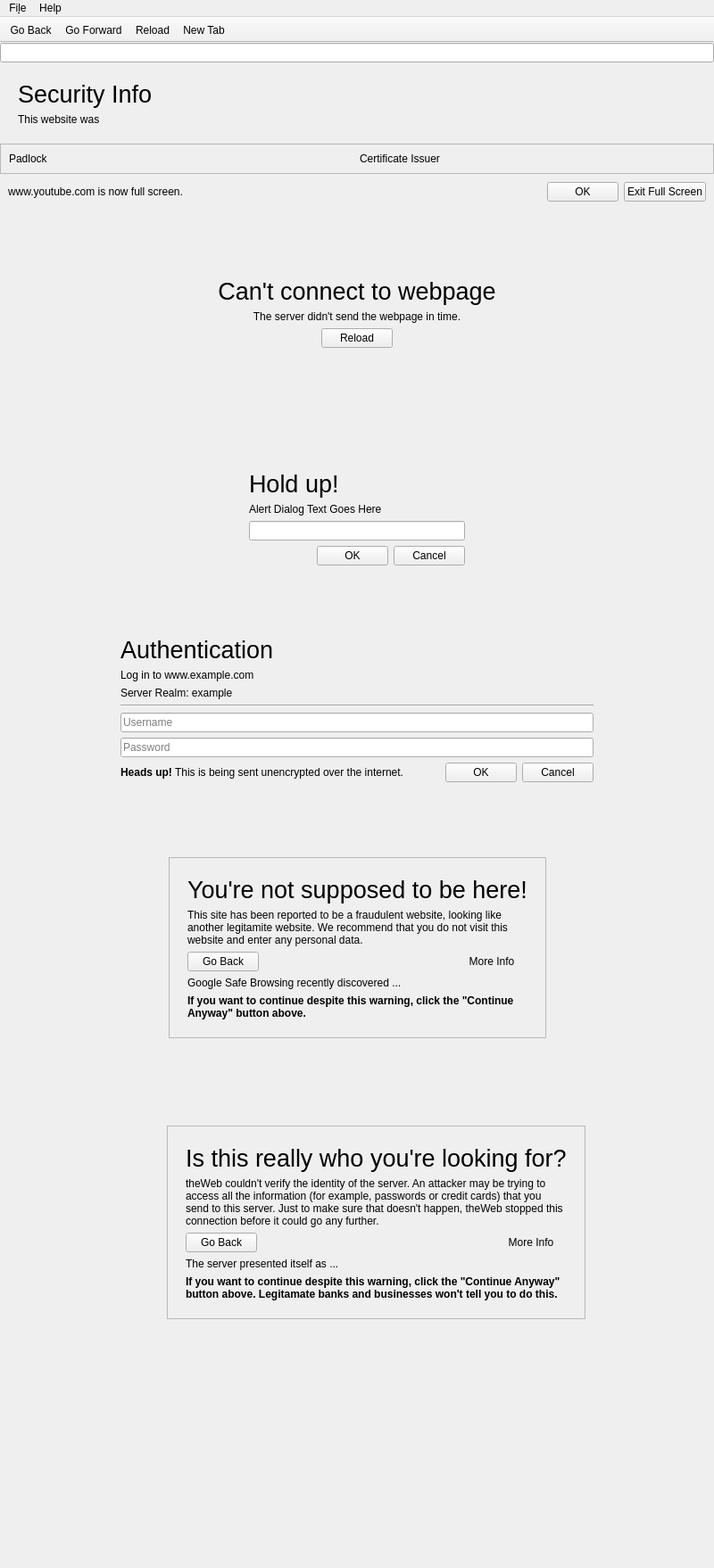
<?xml version="1.0" encoding="UTF-8"?>
<ui version="4.0">
 <class>MainWindow</class>
 <widget class="QMainWindow" name="MainWindow">
  <property name="geometry">
   <rect>
    <x>0</x>
    <y>0</y>
    <width>800</width>
    <height>1758</height>
   </rect>
  </property>
  <property name="windowTitle">
   <string>theWeb</string>
  </property>
  <property name="windowIcon">
   <iconset resource="resources.qrc">
    <normaloff>:/icons/icon</normaloff>:/icons/icon</iconset>
  </property>
  <widget class="QWidget" name="centralwidget">
   <layout class="QVBoxLayout" name="verticalLayout">
    <property name="spacing">
     <number>0</number>
    </property>
    <property name="leftMargin">
     <number>0</number>
    </property>
    <property name="topMargin">
     <number>0</number>
    </property>
    <property name="rightMargin">
     <number>0</number>
    </property>
    <property name="bottomMargin">
     <number>0</number>
    </property>
    <item>
     <widget class="SpaceSearchBox" name="spaceSearch"/>
    </item>
    <item>
     <widget class="QFrame" name="securityInfoFrame">
      <property name="frameShape">
       <enum>QFrame::NoFrame</enum>
      </property>
      <property name="frameShadow">
       <enum>QFrame::Raised</enum>
      </property>
      <layout class="QVBoxLayout" name="verticalLayout_7">
       <property name="leftMargin">
        <number>20</number>
       </property>
       <property name="topMargin">
        <number>20</number>
       </property>
       <property name="rightMargin">
        <number>20</number>
       </property>
       <property name="bottomMargin">
        <number>20</number>
       </property>
       <item>
        <widget class="QLabel" name="label_4">
         <property name="font">
          <font>
           <pointsize>20</pointsize>
          </font>
         </property>
         <property name="text">
          <string>Security Info</string>
         </property>
        </widget>
       </item>
       <item>
        <widget class="QLabel" name="securityText">
         <property name="text">
          <string>This website was </string>
         </property>
         <property name="wordWrap">
          <bool>true</bool>
         </property>
        </widget>
       </item>
      </layout>
     </widget>
    </item>
    <item>
     <widget class="ClickableFrame" name="securityFrame">
      <property name="autoFillBackground">
       <bool>true</bool>
      </property>
      <property name="styleSheet">
       <string notr="true"/>
      </property>
      <property name="frameShape">
       <enum>QFrame::StyledPanel</enum>
      </property>
      <property name="frameShadow">
       <enum>QFrame::Raised</enum>
      </property>
      <layout class="QHBoxLayout" name="horizontalLayout_6">
       <item>
        <widget class="QLabel" name="securityPadlock">
         <property name="text">
          <string>Padlock</string>
         </property>
        </widget>
       </item>
       <item>
        <widget class="QLabel" name="securityEVName">
         <property name="sizePolicy">
          <sizepolicy hsizetype="Preferred" vsizetype="Preferred">
           <horstretch>0</horstretch>
           <verstretch>0</verstretch>
          </sizepolicy>
         </property>
         <property name="text">
          <string>Certificate Issuer</string>
         </property>
        </widget>
       </item>
      </layout>
     </widget>
    </item>
    <item>
     <widget class="QFrame" name="warningFrame">
      <property name="sizePolicy">
       <sizepolicy hsizetype="Preferred" vsizetype="Fixed">
        <horstretch>0</horstretch>
        <verstretch>0</verstretch>
       </sizepolicy>
      </property>
      <property name="frameShape">
       <enum>QFrame::NoFrame</enum>
      </property>
      <property name="frameShadow">
       <enum>QFrame::Raised</enum>
      </property>
      <layout class="QHBoxLayout" name="horizontalLayout_2">
       <item>
        <widget class="QLabel" name="warningLabel">
         <property name="sizePolicy">
          <sizepolicy hsizetype="Expanding" vsizetype="Preferred">
           <horstretch>0</horstretch>
           <verstretch>0</verstretch>
          </sizepolicy>
         </property>
         <property name="text">
          <string>www.youtube.com is now full screen.</string>
         </property>
        </widget>
       </item>
       <item>
        <widget class="QPushButton" name="warningOk">
         <property name="text">
          <string>OK</string>
         </property>
         <property name="icon">
          <iconset theme="dialog-ok">
           <normaloff>.</normaloff>.</iconset>
         </property>
        </widget>
       </item>
       <item>
        <widget class="QPushButton" name="warningCancel">
         <property name="text">
          <string>Exit Full Screen</string>
         </property>
         <property name="icon">
          <iconset theme="dialog-cancel">
           <normaloff>.</normaloff>.</iconset>
         </property>
        </widget>
       </item>
      </layout>
     </widget>
    </item>
    <item>
     <widget class="QFrame" name="errorFrame">
      <property name="frameShape">
       <enum>QFrame::NoFrame</enum>
      </property>
      <property name="frameShadow">
       <enum>QFrame::Raised</enum>
      </property>
      <layout class="QVBoxLayout" name="verticalLayout_2">
       <item>
        <spacer name="verticalSpacer">
         <property name="orientation">
          <enum>Qt::Vertical</enum>
         </property>
         <property name="sizeHint" stdset="0">
          <size>
           <width>20</width>
           <height>40</height>
          </size>
         </property>
        </spacer>
       </item>
       <item>
        <widget class="QLabel" name="errorTitle">
         <property name="font">
          <font>
           <pointsize>20</pointsize>
          </font>
         </property>
         <property name="text">
          <string>Can't connect to webpage</string>
         </property>
         <property name="alignment">
          <set>Qt::AlignCenter</set>
         </property>
        </widget>
       </item>
       <item>
        <widget class="QLabel" name="errorText">
         <property name="text">
          <string>The server didn't send the webpage in time.</string>
         </property>
         <property name="alignment">
          <set>Qt::AlignCenter</set>
         </property>
         <property name="wordWrap">
          <bool>true</bool>
         </property>
        </widget>
       </item>
       <item>
        <layout class="QHBoxLayout" name="horizontalLayout">
         <item>
          <spacer name="horizontalSpacer">
           <property name="orientation">
            <enum>Qt::Horizontal</enum>
           </property>
           <property name="sizeHint" stdset="0">
            <size>
             <width>40</width>
             <height>20</height>
            </size>
           </property>
          </spacer>
         </item>
         <item>
          <widget class="QPushButton" name="reloadErrorButton">
           <property name="text">
            <string>Reload</string>
           </property>
           <property name="icon">
            <iconset theme="view-refresh">
             <normaloff>.</normaloff>.</iconset>
           </property>
          </widget>
         </item>
         <item>
          <spacer name="horizontalSpacer_2">
           <property name="orientation">
            <enum>Qt::Horizontal</enum>
           </property>
           <property name="sizeHint" stdset="0">
            <size>
             <width>40</width>
             <height>20</height>
            </size>
           </property>
          </spacer>
         </item>
        </layout>
       </item>
       <item>
        <spacer name="verticalSpacer_2">
         <property name="orientation">
          <enum>Qt::Vertical</enum>
         </property>
         <property name="sizeHint" stdset="0">
          <size>
           <width>20</width>
           <height>40</height>
          </size>
         </property>
        </spacer>
       </item>
      </layout>
     </widget>
    </item>
    <item>
     <widget class="QFrame" name="JsDialogFrame">
      <property name="frameShape">
       <enum>QFrame::NoFrame</enum>
      </property>
      <property name="frameShadow">
       <enum>QFrame::Raised</enum>
      </property>
      <layout class="QGridLayout" name="gridLayout">
       <item row="0" column="1">
        <spacer name="verticalSpacer_4">
         <property name="orientation">
          <enum>Qt::Vertical</enum>
         </property>
         <property name="sizeHint" stdset="0">
          <size>
           <width>20</width>
           <height>40</height>
          </size>
         </property>
        </spacer>
       </item>
       <item row="2" column="1">
        <spacer name="verticalSpacer_3">
         <property name="orientation">
          <enum>Qt::Vertical</enum>
         </property>
         <property name="sizeHint" stdset="0">
          <size>
           <width>20</width>
           <height>40</height>
          </size>
         </property>
        </spacer>
       </item>
       <item row="1" column="1">
        <widget class="QFrame" name="frame">
         <property name="frameShape">
          <enum>QFrame::NoFrame</enum>
         </property>
         <property name="frameShadow">
          <enum>QFrame::Raised</enum>
         </property>
         <layout class="QVBoxLayout" name="verticalLayout_3">
          <item>
           <widget class="QLabel" name="JsBeforeLeaveTitle">
            <property name="font">
             <font>
              <pointsize>20</pointsize>
             </font>
            </property>
            <property name="text">
             <string>Hold up!</string>
            </property>
           </widget>
          </item>
          <item>
           <widget class="QLabel" name="JsDialogText">
            <property name="text">
             <string>Alert Dialog Text Goes Here</string>
            </property>
            <property name="wordWrap">
             <bool>true</bool>
            </property>
           </widget>
          </item>
          <item>
           <widget class="QLineEdit" name="JsDialogPrompt"/>
          </item>
          <item>
           <layout class="QHBoxLayout" name="horizontalLayout_3">
            <property name="bottomMargin">
             <number>0</number>
            </property>
            <item>
             <spacer name="horizontalSpacer_5">
              <property name="orientation">
               <enum>Qt::Horizontal</enum>
              </property>
              <property name="sizeHint" stdset="0">
               <size>
                <width>40</width>
                <height>20</height>
               </size>
              </property>
             </spacer>
            </item>
            <item>
             <widget class="QPushButton" name="JsDialogOk">
              <property name="text">
               <string>OK</string>
              </property>
              <property name="icon">
               <iconset theme="dialog-ok">
                <normaloff>.</normaloff>.</iconset>
              </property>
             </widget>
            </item>
            <item>
             <widget class="QPushButton" name="JsDialogCancel">
              <property name="text">
               <string>Cancel</string>
              </property>
              <property name="icon">
               <iconset theme="dialog-cancel">
                <normaloff>.</normaloff>.</iconset>
              </property>
             </widget>
            </item>
           </layout>
          </item>
         </layout>
        </widget>
       </item>
       <item row="1" column="0">
        <spacer name="horizontalSpacer_3">
         <property name="orientation">
          <enum>Qt::Horizontal</enum>
         </property>
         <property name="sizeHint" stdset="0">
          <size>
           <width>40</width>
           <height>20</height>
          </size>
         </property>
        </spacer>
       </item>
       <item row="1" column="2">
        <spacer name="horizontalSpacer_4">
         <property name="orientation">
          <enum>Qt::Horizontal</enum>
         </property>
         <property name="sizeHint" stdset="0">
          <size>
           <width>40</width>
           <height>20</height>
          </size>
         </property>
        </spacer>
       </item>
      </layout>
     </widget>
    </item>
    <item>
     <widget class="QFrame" name="AuthFrame">
      <property name="frameShape">
       <enum>QFrame::NoFrame</enum>
      </property>
      <property name="frameShadow">
       <enum>QFrame::Raised</enum>
      </property>
      <layout class="QGridLayout" name="gridLayout_2">
       <item row="2" column="1">
        <spacer name="verticalSpacer_6">
         <property name="orientation">
          <enum>Qt::Vertical</enum>
         </property>
         <property name="sizeHint" stdset="0">
          <size>
           <width>20</width>
           <height>40</height>
          </size>
         </property>
        </spacer>
       </item>
       <item row="0" column="1">
        <spacer name="verticalSpacer_5">
         <property name="orientation">
          <enum>Qt::Vertical</enum>
         </property>
         <property name="sizeHint" stdset="0">
          <size>
           <width>20</width>
           <height>0</height>
          </size>
         </property>
        </spacer>
       </item>
       <item row="1" column="0">
        <spacer name="horizontalSpacer_6">
         <property name="orientation">
          <enum>Qt::Horizontal</enum>
         </property>
         <property name="sizeHint" stdset="0">
          <size>
           <width>40</width>
           <height>20</height>
          </size>
         </property>
        </spacer>
       </item>
       <item row="1" column="1">
        <widget class="QFrame" name="frame_3">
         <property name="frameShape">
          <enum>QFrame::NoFrame</enum>
         </property>
         <property name="frameShadow">
          <enum>QFrame::Raised</enum>
         </property>
         <layout class="QVBoxLayout" name="verticalLayout_4">
          <item>
           <widget class="QLabel" name="label">
            <property name="font">
             <font>
              <pointsize>20</pointsize>
             </font>
            </property>
            <property name="text">
             <string>Authentication</string>
            </property>
           </widget>
          </item>
          <item>
           <widget class="QLabel" name="AuthHost">
            <property name="text">
             <string>Log in to www.example.com</string>
            </property>
            <property name="wordWrap">
             <bool>true</bool>
            </property>
           </widget>
          </item>
          <item>
           <widget class="QLabel" name="AuthRealm">
            <property name="text">
             <string>Server Realm: example</string>
            </property>
            <property name="wordWrap">
             <bool>true</bool>
            </property>
           </widget>
          </item>
          <item>
           <widget class="Line" name="line">
            <property name="orientation">
             <enum>Qt::Horizontal</enum>
            </property>
           </widget>
          </item>
          <item>
           <widget class="QLineEdit" name="AuthUsername">
            <property name="placeholderText">
             <string>Username</string>
            </property>
           </widget>
          </item>
          <item>
           <widget class="QLineEdit" name="AuthPassword">
            <property name="echoMode">
             <enum>QLineEdit::Password</enum>
            </property>
            <property name="placeholderText">
             <string>Password</string>
            </property>
           </widget>
          </item>
          <item>
           <layout class="QHBoxLayout" name="horizontalLayout_4">
            <item>
             <widget class="QLabel" name="AuthBASIC">
              <property name="text">
               <string>&lt;html&gt;&lt;head/&gt;&lt;body&gt;&lt;p&gt;&lt;span style=&quot; font-weight:600;&quot;&gt;Heads up!&lt;/span&gt; This is being sent unencrypted over the internet.&lt;/p&gt;&lt;/body&gt;&lt;/html&gt;</string>
              </property>
             </widget>
            </item>
            <item>
             <spacer name="horizontalSpacer_8">
              <property name="orientation">
               <enum>Qt::Horizontal</enum>
              </property>
              <property name="sizeHint" stdset="0">
               <size>
                <width>40</width>
                <height>20</height>
               </size>
              </property>
             </spacer>
            </item>
            <item>
             <widget class="QPushButton" name="AuthOk">
              <property name="text">
               <string>OK</string>
              </property>
              <property name="icon">
               <iconset theme="dialog-ok">
                <normaloff>.</normaloff>.</iconset>
              </property>
             </widget>
            </item>
            <item>
             <widget class="QPushButton" name="AuthCancel">
              <property name="text">
               <string>Cancel</string>
              </property>
              <property name="icon">
               <iconset theme="dialog-cancel">
                <normaloff>.</normaloff>.</iconset>
              </property>
             </widget>
            </item>
           </layout>
          </item>
         </layout>
        </widget>
       </item>
       <item row="1" column="2">
        <spacer name="horizontalSpacer_7">
         <property name="orientation">
          <enum>Qt::Horizontal</enum>
         </property>
         <property name="sizeHint" stdset="0">
          <size>
           <width>40</width>
           <height>20</height>
          </size>
         </property>
        </spacer>
       </item>
      </layout>
     </widget>
    </item>
    <item>
     <widget class="QFrame" name="fraudFrame">
      <property name="autoFillBackground">
       <bool>true</bool>
      </property>
      <property name="frameShape">
       <enum>QFrame::NoFrame</enum>
      </property>
      <property name="frameShadow">
       <enum>QFrame::Raised</enum>
      </property>
      <layout class="QGridLayout" name="gridLayout_3">
       <item row="1" column="1">
        <widget class="QFrame" name="fraudContent">
         <property name="autoFillBackground">
          <bool>true</bool>
         </property>
         <property name="frameShape">
          <enum>QFrame::StyledPanel</enum>
         </property>
         <property name="frameShadow">
          <enum>QFrame::Raised</enum>
         </property>
         <layout class="QVBoxLayout" name="verticalLayout_5">
          <property name="leftMargin">
           <number>20</number>
          </property>
          <property name="topMargin">
           <number>20</number>
          </property>
          <property name="rightMargin">
           <number>20</number>
          </property>
          <property name="bottomMargin">
           <number>20</number>
          </property>
          <item>
           <widget class="QLabel" name="label_2">
            <property name="font">
             <font>
              <pointsize>20</pointsize>
             </font>
            </property>
            <property name="text">
             <string>You're not supposed to be here!</string>
            </property>
           </widget>
          </item>
          <item>
           <widget class="QLabel" name="fraudExplanation">
            <property name="text">
             <string>This site has been reported to be a fraudulent website, looking like another legitamite website. We recommend that you do not visit this website and enter any personal data. </string>
            </property>
            <property name="wordWrap">
             <bool>true</bool>
            </property>
           </widget>
          </item>
          <item>
           <layout class="QHBoxLayout" name="horizontalLayout_5">
            <item>
             <widget class="QPushButton" name="fraudBack">
              <property name="text">
               <string>Go Back</string>
              </property>
              <property name="icon">
               <iconset theme="go-previous">
                <normaloff>.</normaloff>.</iconset>
              </property>
             </widget>
            </item>
            <item>
             <spacer name="horizontalSpacer_11">
              <property name="orientation">
               <enum>Qt::Horizontal</enum>
              </property>
              <property name="sizeHint" stdset="0">
               <size>
                <width>40</width>
                <height>20</height>
               </size>
              </property>
             </spacer>
            </item>
            <item>
             <widget class="QPushButton" name="fraudIgnore">
              <property name="text">
               <string>More Info</string>
              </property>
              <property name="flat">
               <bool>true</bool>
              </property>
             </widget>
            </item>
           </layout>
          </item>
          <item>
           <widget class="QFrame" name="fraudExtraFrame">
            <property name="frameShape">
             <enum>QFrame::NoFrame</enum>
            </property>
            <property name="frameShadow">
             <enum>QFrame::Raised</enum>
            </property>
            <layout class="QVBoxLayout" name="verticalLayout_6">
             <property name="leftMargin">
              <number>0</number>
             </property>
             <property name="topMargin">
              <number>0</number>
             </property>
             <property name="rightMargin">
              <number>0</number>
             </property>
             <property name="bottomMargin">
              <number>0</number>
             </property>
             <item>
              <widget class="QLabel" name="fraudExtraText">
               <property name="text">
                <string>Google Safe Browsing recently discovered ...</string>
               </property>
               <property name="wordWrap">
                <bool>true</bool>
               </property>
              </widget>
             </item>
             <item>
              <widget class="QLabel" name="label_3">
               <property name="text">
                <string>&lt;html&gt;&lt;head/&gt;&lt;body&gt;&lt;p&gt;&lt;span style=&quot; font-weight:600;&quot;&gt;If you want to continue despite this warning, click the &amp;quot;Continue Anyway&amp;quot; button above.&lt;/span&gt;&lt;/p&gt;&lt;/body&gt;&lt;/html&gt;</string>
               </property>
               <property name="wordWrap">
                <bool>true</bool>
               </property>
              </widget>
             </item>
            </layout>
           </widget>
          </item>
         </layout>
        </widget>
       </item>
       <item row="0" column="1">
        <spacer name="verticalSpacer_7">
         <property name="orientation">
          <enum>Qt::Vertical</enum>
         </property>
         <property name="sizeHint" stdset="0">
          <size>
           <width>20</width>
           <height>17</height>
          </size>
         </property>
        </spacer>
       </item>
       <item row="1" column="2">
        <spacer name="horizontalSpacer_9">
         <property name="orientation">
          <enum>Qt::Horizontal</enum>
         </property>
         <property name="sizeHint" stdset="0">
          <size>
           <width>40</width>
           <height>20</height>
          </size>
         </property>
        </spacer>
       </item>
       <item row="2" column="1">
        <spacer name="verticalSpacer_8">
         <property name="orientation">
          <enum>Qt::Vertical</enum>
         </property>
         <property name="sizeHint" stdset="0">
          <size>
           <width>20</width>
           <height>40</height>
          </size>
         </property>
        </spacer>
       </item>
       <item row="1" column="0">
        <spacer name="horizontalSpacer_10">
         <property name="orientation">
          <enum>Qt::Horizontal</enum>
         </property>
         <property name="sizeHint" stdset="0">
          <size>
           <width>40</width>
           <height>20</height>
          </size>
         </property>
        </spacer>
       </item>
      </layout>
     </widget>
    </item>
    <item>
     <widget class="QFrame" name="badCertificateFrame">
      <property name="frameShape">
       <enum>QFrame::NoFrame</enum>
      </property>
      <property name="frameShadow">
       <enum>QFrame::Raised</enum>
      </property>
      <layout class="QGridLayout" name="gridLayout_4">
       <item row="1" column="2">
        <spacer name="horizontalSpacer_13">
         <property name="orientation">
          <enum>Qt::Horizontal</enum>
         </property>
         <property name="sizeHint" stdset="0">
          <size>
           <width>40</width>
           <height>20</height>
          </size>
         </property>
        </spacer>
       </item>
       <item row="2" column="1">
        <spacer name="verticalSpacer_9">
         <property name="orientation">
          <enum>Qt::Vertical</enum>
         </property>
         <property name="sizeHint" stdset="0">
          <size>
           <width>20</width>
           <height>40</height>
          </size>
         </property>
        </spacer>
       </item>
       <item row="1" column="0">
        <spacer name="horizontalSpacer_12">
         <property name="orientation">
          <enum>Qt::Horizontal</enum>
         </property>
         <property name="sizeHint" stdset="0">
          <size>
           <width>178</width>
           <height>20</height>
          </size>
         </property>
        </spacer>
       </item>
       <item row="1" column="1">
        <widget class="QFrame" name="frame_4">
         <property name="frameShape">
          <enum>QFrame::StyledPanel</enum>
         </property>
         <property name="frameShadow">
          <enum>QFrame::Raised</enum>
         </property>
         <layout class="QVBoxLayout" name="verticalLayout_8">
          <property name="leftMargin">
           <number>20</number>
          </property>
          <property name="topMargin">
           <number>20</number>
          </property>
          <property name="rightMargin">
           <number>20</number>
          </property>
          <property name="bottomMargin">
           <number>20</number>
          </property>
          <item>
           <widget class="QLabel" name="certificateErrorTitle">
            <property name="font">
             <font>
              <pointsize>20</pointsize>
             </font>
            </property>
            <property name="text">
             <string>Is this really who you're looking for?</string>
            </property>
           </widget>
          </item>
          <item>
           <widget class="QLabel" name="label_6">
            <property name="text">
             <string>&lt;html&gt;&lt;head/&gt;&lt;body&gt;&lt;p&gt;theWeb couldn't verify the identity of the server. An attacker may be trying to access all the information (for example, passwords or credit cards) that you send to this server. Just to make sure that doesn't happen, theWeb stopped this connection before it could go any further.&lt;/p&gt;&lt;/body&gt;&lt;/html&gt;</string>
            </property>
            <property name="wordWrap">
             <bool>true</bool>
            </property>
           </widget>
          </item>
          <item>
           <layout class="QHBoxLayout" name="horizontalLayout_7">
            <item>
             <widget class="QPushButton" name="certificateBack">
              <property name="text">
               <string>Go Back</string>
              </property>
              <property name="icon">
               <iconset theme="go-previous">
                <normaloff>.</normaloff>.</iconset>
              </property>
             </widget>
            </item>
            <item>
             <spacer name="horizontalSpacer_14">
              <property name="orientation">
               <enum>Qt::Horizontal</enum>
              </property>
              <property name="sizeHint" stdset="0">
               <size>
                <width>40</width>
                <height>20</height>
               </size>
              </property>
             </spacer>
            </item>
            <item>
             <widget class="QPushButton" name="certIgnore">
              <property name="text">
               <string>More Info</string>
              </property>
              <property name="flat">
               <bool>true</bool>
              </property>
             </widget>
            </item>
           </layout>
          </item>
          <item>
           <widget class="QFrame" name="certMoreInfo">
            <property name="frameShape">
             <enum>QFrame::NoFrame</enum>
            </property>
            <property name="frameShadow">
             <enum>QFrame::Raised</enum>
            </property>
            <layout class="QVBoxLayout" name="verticalLayout_9">
             <property name="leftMargin">
              <number>0</number>
             </property>
             <property name="topMargin">
              <number>0</number>
             </property>
             <property name="rightMargin">
              <number>0</number>
             </property>
             <property name="bottomMargin">
              <number>0</number>
             </property>
             <item>
              <widget class="QLabel" name="certMoreText">
               <property name="text">
                <string>The server presented itself as ...</string>
               </property>
               <property name="wordWrap">
                <bool>true</bool>
               </property>
              </widget>
             </item>
             <item>
              <widget class="QLabel" name="label_8">
               <property name="font">
                <font>
                 <weight>75</weight>
                 <bold>true</bold>
                </font>
               </property>
               <property name="text">
                <string>If you want to continue despite this warning, click the &quot;Continue Anyway&quot; button above. Legitamate banks and businesses won't tell you to do this.</string>
               </property>
               <property name="wordWrap">
                <bool>true</bool>
               </property>
              </widget>
             </item>
            </layout>
           </widget>
          </item>
         </layout>
        </widget>
       </item>
       <item row="0" column="1">
        <spacer name="verticalSpacer_10">
         <property name="orientation">
          <enum>Qt::Vertical</enum>
         </property>
         <property name="sizeHint" stdset="0">
          <size>
           <width>20</width>
           <height>40</height>
          </size>
         </property>
        </spacer>
       </item>
      </layout>
     </widget>
    </item>
    <item>
     <widget class="AnimatedStackedWidget" name="browserStack"/>
    </item>
   </layout>
  </widget>
  <widget class="QMenuBar" name="menubar">
   <property name="geometry">
    <rect>
     <x>0</x>
     <y>0</y>
     <width>800</width>
     <height>26</height>
    </rect>
   </property>
   <widget class="QMenu" name="menuFile">
    <property name="title">
     <string>Fi&amp;le</string>
    </property>
    <addaction name="actionNew_Tab"/>
    <addaction name="actionNew_Window"/>
    <addaction name="actionNew_Oblivion_Window"/>
    <addaction name="separator"/>
    <addaction name="actionClose_Tab"/>
    <addaction name="actionExit"/>
   </widget>
   <widget class="QMenu" name="menuHelp">
    <property name="title">
     <string>Help</string>
    </property>
    <addaction name="actionAbout_theWeb"/>
   </widget>
   <addaction name="menuFile"/>
   <addaction name="menuHelp"/>
  </widget>
  <widget class="QToolBar" name="toolBar">
   <property name="contextMenuPolicy">
    <enum>Qt::PreventContextMenu</enum>
   </property>
   <property name="windowTitle">
    <string/>
   </property>
   <property name="autoFillBackground">
    <bool>true</bool>
   </property>
   <property name="movable">
    <bool>false</bool>
   </property>
   <property name="allowedAreas">
    <set>Qt::BottomToolBarArea|Qt::TopToolBarArea</set>
   </property>
   <attribute name="toolBarArea">
    <enum>TopToolBarArea</enum>
   </attribute>
   <attribute name="toolBarBreak">
    <bool>false</bool>
   </attribute>
   <addaction name="actionGo_Back"/>
   <addaction name="actionGo_Forward"/>
   <addaction name="actionReload"/>
   <addaction name="actionNew_Tab"/>
  </widget>
  <action name="actionExit">
   <property name="icon">
    <iconset theme="application-exit">
     <normaloff>.</normaloff>.</iconset>
   </property>
   <property name="text">
    <string>&amp;Exit</string>
   </property>
  </action>
  <action name="actionGo_Back">
   <property name="icon">
    <iconset theme="go-previous">
     <normaloff>.</normaloff>.</iconset>
   </property>
   <property name="text">
    <string>Go Back</string>
   </property>
   <property name="shortcut">
    <string>Alt+Left</string>
   </property>
  </action>
  <action name="actionGo_Forward">
   <property name="icon">
    <iconset theme="go-next">
     <normaloff>.</normaloff>.</iconset>
   </property>
   <property name="text">
    <string>Go Forward</string>
   </property>
   <property name="shortcut">
    <string>Alt+Right</string>
   </property>
  </action>
  <action name="actionReload">
   <property name="icon">
    <iconset theme="view-refresh">
     <normaloff>.</normaloff>.</iconset>
   </property>
   <property name="text">
    <string>Reload</string>
   </property>
   <property name="shortcut">
    <string>Ctrl+R</string>
   </property>
  </action>
  <action name="actionNew_Window">
   <property name="icon">
    <iconset theme="window-new">
     <normaloff>.</normaloff>.</iconset>
   </property>
   <property name="text">
    <string>&amp;New Window</string>
   </property>
   <property name="shortcut">
    <string>Ctrl+N</string>
   </property>
  </action>
  <action name="actionLimit_to_60_fps">
   <property name="checkable">
    <bool>true</bool>
   </property>
   <property name="text">
    <string>Limit to 60 fps</string>
   </property>
  </action>
  <action name="actionLimit_to_30_fps">
   <property name="checkable">
    <bool>true</bool>
   </property>
   <property name="text">
    <string>Limit to 30 fps</string>
   </property>
  </action>
  <action name="actionLimit_to_15_fps">
   <property name="checkable">
    <bool>true</bool>
   </property>
   <property name="text">
    <string>Limit to 15 fps</string>
   </property>
  </action>
  <action name="actionLimit_to_1_fps">
   <property name="checkable">
    <bool>true</bool>
   </property>
   <property name="text">
    <string>Limit to 1 fps</string>
   </property>
  </action>
  <action name="actionDon_t_Limit">
   <property name="checkable">
    <bool>true</bool>
   </property>
   <property name="checked">
    <bool>true</bool>
   </property>
   <property name="text">
    <string>Don't Limit</string>
   </property>
  </action>
  <action name="actionAbout_theWeb">
   <property name="icon">
    <iconset theme="help-about">
     <normaloff>.</normaloff>.</iconset>
   </property>
   <property name="text">
    <string>&amp;About theWeb</string>
   </property>
  </action>
  <action name="actionSettings">
   <property name="icon">
    <iconset theme="configure">
     <normaloff>.</normaloff>.</iconset>
   </property>
   <property name="text">
    <string>Settings</string>
   </property>
   <property name="shortcut">
    <string>Ctrl+,</string>
   </property>
  </action>
  <action name="actionNew_Tab">
   <property name="icon">
    <iconset theme="tab-new">
     <normaloff>.</normaloff>.</iconset>
   </property>
   <property name="text">
    <string>Ne&amp;w Tab</string>
   </property>
   <property name="shortcut">
    <string>Ctrl+T</string>
   </property>
  </action>
  <action name="actionClose_Tab">
   <property name="icon">
    <iconset theme="tab-close">
     <normaloff>.</normaloff>.</iconset>
   </property>
   <property name="text">
    <string>&amp;Close Tab</string>
   </property>
   <property name="shortcut">
    <string>Ctrl+W</string>
   </property>
  </action>
  <action name="actionNew_Oblivion_Window">
   <property name="icon">
    <iconset theme="window-new">
     <normaloff>.</normaloff>.</iconset>
   </property>
   <property name="text">
    <string>New &amp;Oblivion Window</string>
   </property>
  </action>
 </widget>
 <customwidgets>
  <customwidget>
   <class>SpaceSearchBox</class>
   <extends>QLineEdit</extends>
   <header>spacesearchbox.h</header>
   <slots>
    <signal>GotFocus()</signal>
   </slots>
  </customwidget>
  <customwidget>
   <class>ClickableFrame</class>
   <extends>QFrame</extends>
   <header>clickableframe.h</header>
   <container>1</container>
   <slots>
    <signal>clicked()</signal>
   </slots>
  </customwidget>
  <customwidget>
   <class>AnimatedStackedWidget</class>
   <extends>QStackedWidget</extends>
   <header>animatedstackedwidget.h</header>
   <container>1</container>
  </customwidget>
 </customwidgets>
 <resources>
  <include location="resources.qrc"/>
 </resources>
 <connections/>
</ui>
